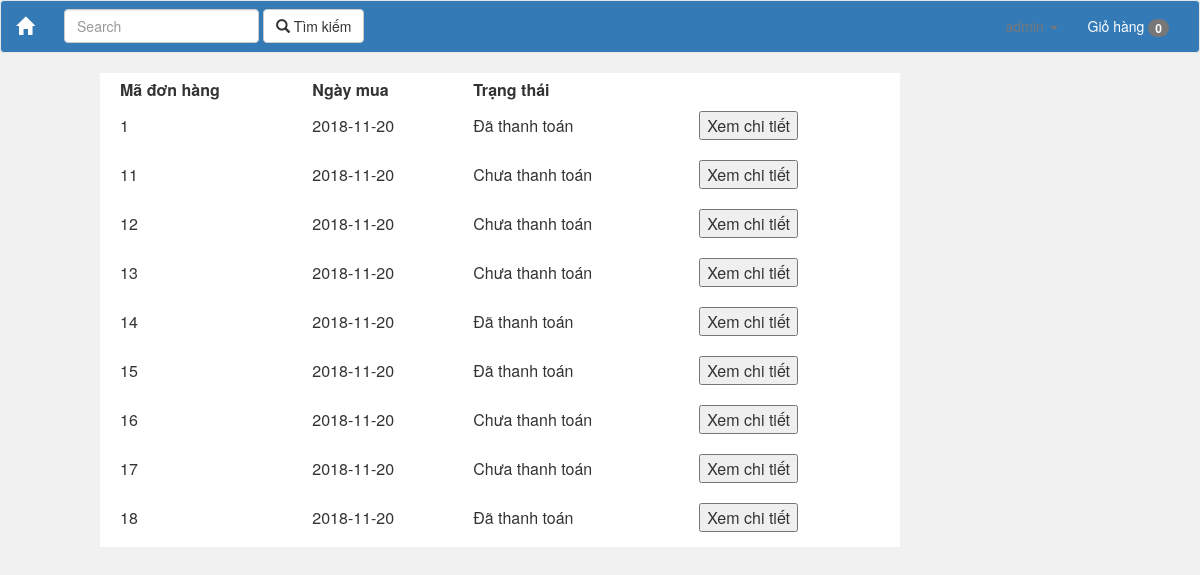
Page /MobileShop/donhang.php (signed in) on the committed database.
### tables this page shows
CREATE TABLE `donhang` (
  `madonhang` int(11) NOT NULL,
  `mataikhoan` int(11) NOT NULL,
  `ngaymua` date NOT NULL,
  `damua` tinyint(1) NOT NULL
);

### MobileShop/donhang.php (the view, shortened to what this page needs)
<html>
    <head>
        <link rel="stylesheet" href="assets/style/m.css">
    </head>
    <?php
    include './mheader.php';
    if ($_SERVER["REQUEST_METHOD"] == "GET") {
        $mataikhoan = 0;
        if (isset($_SESSION["tk"])) {
            $tk = $_SESSION["tk"];
            $mataikhoan = $tk->mataikhoan;
        }
    }
    ?>
    <body>
        <div class="container-fluid">
            <div class="row">
                <div class="col-sm-1"></div>
                <div class="col-sm-8" style="background-color: white">
                    <table style="width: 100%;" class="table-condensed">
                        <tr>
                            <th>Mã đơn hàng</th>
                            <th>Ngày mua</th>
                            <th>Trạng thái</th>
                            <th></th>
                        </tr>
                        <?php
                        $conn = new mysqli("localhost", "root", "", "mobileshop");
                        $conn->set_charset("utf8");
                        $sql = "SELECT * FROM donhang WHERE mataikhoan = $mataikhoan";
                        $result = $conn->query($sql);
                        if ($result->num_rows > 0) {
                            while ($row = $result->fetch_assoc()) {
                                $madonhang = $row["madonhang"];
                                ?>
                                <tr>
                                    <td><?php echo($madonhang); ?></td>
                                    <td><?php echo($row["ngaymua"]); ?></td>
                                    <td>
                                        <?php if($row["damua"]==0){echo("Chưa thanh toán");}else{echo("Đã thanh toán");}?>
                                    </td>
                                    <td><button data-toggle="collapse" data-target="#<?php echo($madonhang); ?>">Xem chi tiết</button>
                                    </td>
                                </tr>
                                <tr>
                                    <td colspan="4">
                                    </td>
                                </tr>
                        <?php }}
                        ?>
                    </table>
                </div>
                <div class="col-sm-3">
                </div>
            </div>
        </div>
<?php include './modal.php'; ?>
    </body>
</html>

### MobileShop/mheader.php (shortened to what this page needs)
<html>
    <head>
        <link rel="stylesheet" href="./assets/bootstrap/css/bootstrap.min.css">
    </head>
    <body>
        <nav class="navbar navbar-default" style="background: #337ab7;">
            <div class="container-fluid">
                <div class="navbar-header">
                    <a class="navbar-brand" href="/projectPHP/MobileShop"><i class="glyphicon glyphicon-home" style="color: #ffffff"></i></a>
                </div>
                <div class="collapse navbar-collapse" id="bs-example-navbar-collapse-1">
                    <form class="navbar-form navbar-left" action="index.php">
                        <div class="form-group">
                            <input size="20" type="text" class="form-control" placeholder="Search" name="key">
                        </div>
                        <button type="submit" class="btn btn-default"><span class="glyphicon glyphicon-search"></span> Tìm kiếm</button>
                    </form>
                    <ul class="nav navbar-nav navbar-right">
                        <li class="dropdown">
                            <?php
                            $tk = null;
                            if (isset($_SESSION["tk"])) {
                                $tk = $_SESSION["tk"];
                            }
                            $gh = null;
                            ?>
                            <?php if ($tk == null) { ?>
                            <a href="#" class="dropdown-toggle" style="color: #ffffff" data-toggle="dropdown" role="button" aria-haspopup="true" aria-expanded="false">Đăng nhập <span class="caret"></span></a>
                                <ul class="dropdown-menu">
                                    <li>
                                        <div style="margin: 20px">
                                            <button style="width: 100%; margin-bottom: 10px;" type="button" class="btn btn-sm btn-success" data-toggle="modal" data-target="#dangnhap">Đăng nhập</button>
                                            <button style="width: 100%;" type="button" class="btn btn-sm btn-success" data-toggle="modal" data-target="#taotaikhoan">Tạo tài khoản</button>
                                        </div>
                                    </li>
                                </ul>
                            <?php } else { ?>
                                <a href="#" class="dropdown-toggle" data-toggle="dropdown" role="button" aria-haspopup="true" aria-expanded="false"><?php echo($tk->tendangnhap); ?> <span class="caret"></span></a>
                            <?php } ?>
                        </li>
                        <li>
                            <a href="giohang.php" style="color: #ffffff">Giỏ hàng
                                <span class="badge">
                                    <?php
                                        if($gh!=null){
                                            echo($gh->soluonghang());
                                        }else {
                                            echo("0");
                                        }
                                    ?>
                                </span>
                            </a>
                        </li>
                    </ul>
                </div>
            </div>
        </nav>
    </body>
</html>

### MobileShop/modal.php (shortened to what this page needs)
<html>
    <head>
    </head>
</html>

### MobileShop/assets/style/m.css (style rules this page uses)
body { background-color: #f1f1f1 !important; }
a { text-decoration: none !important; }

### rows in the picture
donhang: madonhang "1", ngaymua "2018-11-20", damua "Đã thanh toán"
donhang: madonhang "11", ngaymua "2018-11-20", damua "Chưa thanh toán"
donhang: madonhang "12", ngaymua "2018-11-20", damua "Chưa thanh toán"
donhang: madonhang "13", ngaymua "2018-11-20", damua "Chưa thanh toán"
donhang: madonhang "14", ngaymua "2018-11-20", damua "Đã thanh toán"
donhang: madonhang "15", ngaymua "2018-11-20", damua "Đã thanh toán"
donhang: madonhang "16", ngaymua "2018-11-20", damua "Chưa thanh toán"
donhang: madonhang "17", ngaymua "2018-11-20", damua "Chưa thanh toán"
donhang: madonhang "18", ngaymua "2018-11-20", damua "Đã thanh toán"
